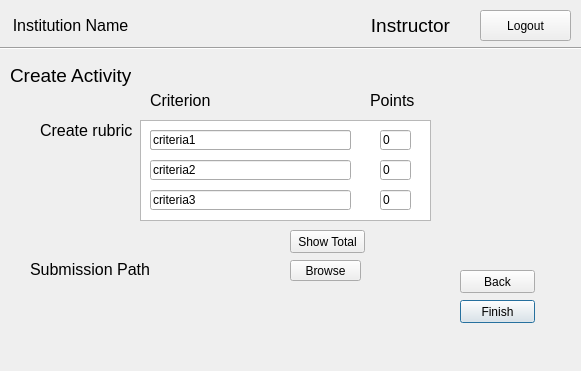
<?xml version="1.0" encoding="UTF-8"?>
<ui version="4.0">
 <class>rubric</class>
 <widget class="QDialog" name="rubric">
  <property name="geometry">
   <rect>
    <x>0</x>
    <y>0</y>
    <width>581</width>
    <height>371</height>
   </rect>
  </property>
  <property name="windowTitle">
   <string>Dialog</string>
  </property>
  <widget class="QLineEdit" name="lineEdit_Point2">
   <property name="geometry">
    <rect>
     <x>380</x>
     <y>160</y>
     <width>31</width>
     <height>20</height>
    </rect>
   </property>
   <property name="text">
    <string>0</string>
   </property>
   <property name="maxLength">
    <number>3</number>
   </property>
  </widget>
  <widget class="QLineEdit" name="lineEdit">
   <property name="geometry">
    <rect>
     <x>150</x>
     <y>130</y>
     <width>201</width>
     <height>20</height>
    </rect>
   </property>
   <property name="text">
    <string>Creativity</string>
   </property>
  </widget>
  <widget class="QLabel" name="label_2">
   <property name="geometry">
    <rect>
     <x>10</x>
     <y>60</y>
     <width>121</width>
     <height>31</height>
    </rect>
   </property>
   <property name="text">
    <string>&lt;html&gt;&lt;head/&gt;&lt;body&gt;&lt;p&gt;&lt;span style=&quot; font-size:14pt;&quot;&gt;Create Activity&lt;/span&gt;&lt;/p&gt;&lt;/body&gt;&lt;/html&gt;</string>
   </property>
  </widget>
  <widget class="QLabel" name="label_6">
   <property name="geometry">
    <rect>
     <x>330</x>
     <y>10</y>
     <width>161</width>
     <height>31</height>
    </rect>
   </property>
   <property name="text">
    <string>&lt;html&gt;&lt;head/&gt;&lt;body&gt;&lt;p align=&quot;center&quot;&gt;&lt;span style=&quot; font-size:14pt;&quot;&gt;Instructor&lt;/span&gt;&lt;/p&gt;&lt;/body&gt;&lt;/html&gt;</string>
   </property>
  </widget>
  <widget class="QLineEdit" name="lineEdit_Point3">
   <property name="geometry">
    <rect>
     <x>380</x>
     <y>190</y>
     <width>31</width>
     <height>20</height>
    </rect>
   </property>
   <property name="text">
    <string>0</string>
   </property>
   <property name="maxLength">
    <number>3</number>
   </property>
  </widget>
  <widget class="QTableView" name="tableView">
   <property name="geometry">
    <rect>
     <x>140</x>
     <y>120</y>
     <width>291</width>
     <height>101</height>
    </rect>
   </property>
  </widget>
  <widget class="QLineEdit" name="lineEdit_Point1">
   <property name="geometry">
    <rect>
     <x>380</x>
     <y>130</y>
     <width>31</width>
     <height>20</height>
    </rect>
   </property>
   <property name="text">
    <string>0</string>
   </property>
   <property name="maxLength">
    <number>3</number>
   </property>
  </widget>
  <widget class="Line" name="line">
   <property name="geometry">
    <rect>
     <x>-20</x>
     <y>40</y>
     <width>611</width>
     <height>16</height>
    </rect>
   </property>
   <property name="orientation">
    <enum>Qt::Horizontal</enum>
   </property>
  </widget>
  <widget class="QPushButton" name="pushButton_finish">
   <property name="geometry">
    <rect>
     <x>460</x>
     <y>300</y>
     <width>75</width>
     <height>23</height>
    </rect>
   </property>
   <property name="text">
    <string>Finish</string>
   </property>
  </widget>
  <widget class="QLabel" name="label_7">
   <property name="geometry">
    <rect>
     <x>-10</x>
     <y>10</y>
     <width>161</width>
     <height>31</height>
    </rect>
   </property>
   <property name="text">
    <string>&lt;html&gt;&lt;head/&gt;&lt;body&gt;&lt;p align=&quot;center&quot;&gt;&lt;span style=&quot; font-size:12pt;&quot;&gt;Institution Name&lt;/span&gt;&lt;/p&gt;&lt;/body&gt;&lt;/html&gt;</string>
   </property>
  </widget>
  <widget class="QPushButton" name="pushButton_back">
   <property name="geometry">
    <rect>
     <x>460</x>
     <y>270</y>
     <width>75</width>
     <height>23</height>
    </rect>
   </property>
   <property name="text">
    <string>Back</string>
   </property>
  </widget>
  <widget class="QLineEdit" name="lineEdit_crit1">
   <property name="geometry">
    <rect>
     <x>150</x>
     <y>130</y>
     <width>201</width>
     <height>20</height>
    </rect>
   </property>
   <property name="text">
    <string>criteria1</string>
   </property>
   <property name="maxLength">
    <number>20</number>
   </property>
  </widget>
  <widget class="QLabel" name="label_showTotal">
   <property name="geometry">
    <rect>
     <x>380</x>
     <y>230</y>
     <width>61</width>
     <height>16</height>
    </rect>
   </property>
   <property name="text">
    <string>&lt;html&gt;&lt;head/&gt;&lt;body&gt;&lt;p&gt;&lt;br/&gt;&lt;/p&gt;&lt;/body&gt;&lt;/html&gt;</string>
   </property>
  </widget>
  <widget class="QLineEdit" name="lineEdit_crit3">
   <property name="geometry">
    <rect>
     <x>150</x>
     <y>190</y>
     <width>201</width>
     <height>20</height>
    </rect>
   </property>
   <property name="text">
    <string>criteria3</string>
   </property>
   <property name="maxLength">
    <number>20</number>
   </property>
  </widget>
  <widget class="QLabel" name="label_3">
   <property name="geometry">
    <rect>
     <x>40</x>
     <y>120</y>
     <width>101</width>
     <height>21</height>
    </rect>
   </property>
   <property name="text">
    <string>&lt;html&gt;&lt;head/&gt;&lt;body&gt;&lt;p&gt;&lt;span style=&quot; font-size:12pt;&quot;&gt;Create rubric&lt;/span&gt;&lt;/p&gt;&lt;/body&gt;&lt;/html&gt;</string>
   </property>
  </widget>
  <widget class="QPushButton" name="pushButton_6">
   <property name="geometry">
    <rect>
     <x>480</x>
     <y>10</y>
     <width>91</width>
     <height>31</height>
    </rect>
   </property>
   <property name="text">
    <string>Logout</string>
   </property>
  </widget>
  <widget class="QLineEdit" name="lineEdit_crit2">
   <property name="geometry">
    <rect>
     <x>150</x>
     <y>160</y>
     <width>201</width>
     <height>20</height>
    </rect>
   </property>
   <property name="text">
    <string>criteria2</string>
   </property>
   <property name="maxLength">
    <number>20</number>
   </property>
  </widget>
  <widget class="QLabel" name="label_5">
   <property name="geometry">
    <rect>
     <x>370</x>
     <y>90</y>
     <width>51</width>
     <height>21</height>
    </rect>
   </property>
   <property name="text">
    <string>&lt;html&gt;&lt;head/&gt;&lt;body&gt;&lt;p&gt;&lt;span style=&quot; font-size:12pt;&quot;&gt;Points&lt;/span&gt;&lt;/p&gt;&lt;/body&gt;&lt;/html&gt;</string>
   </property>
  </widget>
  <widget class="QLabel" name="label_8">
   <property name="geometry">
    <rect>
     <x>150</x>
     <y>90</y>
     <width>61</width>
     <height>21</height>
    </rect>
   </property>
   <property name="text">
    <string>&lt;html&gt;&lt;head/&gt;&lt;body&gt;&lt;p&gt;&lt;span style=&quot; font-size:12pt;&quot;&gt;Criterion&lt;/span&gt;&lt;/p&gt;&lt;/body&gt;&lt;/html&gt;</string>
   </property>
  </widget>
  <widget class="QPushButton" name="pushButton_showTotal">
   <property name="geometry">
    <rect>
     <x>290</x>
     <y>230</y>
     <width>75</width>
     <height>23</height>
    </rect>
   </property>
   <property name="text">
    <string>Show Total</string>
   </property>
  </widget>
  <widget class="QLabel" name="label_submissionPath">
   <property name="geometry">
    <rect>
     <x>160</x>
     <y>260</y>
     <width>111</width>
     <height>16</height>
    </rect>
   </property>
   <property name="whatsThis">
    <string>filename</string>
   </property>
   <property name="text">
    <string/>
   </property>
  </widget>
  <widget class="QLabel" name="label_4">
   <property name="geometry">
    <rect>
     <x>30</x>
     <y>260</y>
     <width>121</width>
     <height>20</height>
    </rect>
   </property>
   <property name="text">
    <string>&lt;html&gt;&lt;head/&gt;&lt;body&gt;&lt;p&gt;&lt;span style=&quot; font-size:12pt;&quot;&gt;Submission Path&lt;/span&gt;&lt;/p&gt;&lt;/body&gt;&lt;/html&gt;</string>
   </property>
  </widget>
  <widget class="QPushButton" name="pushButton_path">
   <property name="geometry">
    <rect>
     <x>290</x>
     <y>260</y>
     <width>71</width>
     <height>21</height>
    </rect>
   </property>
   <property name="text">
    <string>Browse</string>
   </property>
  </widget>
  <zorder>tableView</zorder>
  <zorder>lineEdit_Point2</zorder>
  <zorder>lineEdit</zorder>
  <zorder>label_2</zorder>
  <zorder>label_6</zorder>
  <zorder>lineEdit_Point3</zorder>
  <zorder>lineEdit_Point1</zorder>
  <zorder>line</zorder>
  <zorder>pushButton_finish</zorder>
  <zorder>label_7</zorder>
  <zorder>pushButton_back</zorder>
  <zorder>lineEdit_crit1</zorder>
  <zorder>label_showTotal</zorder>
  <zorder>lineEdit_crit3</zorder>
  <zorder>label_3</zorder>
  <zorder>pushButton_6</zorder>
  <zorder>lineEdit_crit2</zorder>
  <zorder>label_5</zorder>
  <zorder>label_8</zorder>
  <zorder>pushButton_showTotal</zorder>
  <zorder>label_submissionPath</zorder>
  <zorder>label_4</zorder>
  <zorder>pushButton_path</zorder>
 </widget>
 <tabstops>
  <tabstop>pushButton_6</tabstop>
  <tabstop>tableView</tabstop>
  <tabstop>lineEdit_crit1</tabstop>
  <tabstop>lineEdit_Point1</tabstop>
  <tabstop>lineEdit_crit2</tabstop>
  <tabstop>lineEdit_Point2</tabstop>
  <tabstop>lineEdit_crit3</tabstop>
  <tabstop>lineEdit_Point3</tabstop>
  <tabstop>pushButton_showTotal</tabstop>
  <tabstop>pushButton_back</tabstop>
  <tabstop>pushButton_finish</tabstop>
  <tabstop>lineEdit</tabstop>
 </tabstops>
 <resources/>
 <connections/>
</ui>
